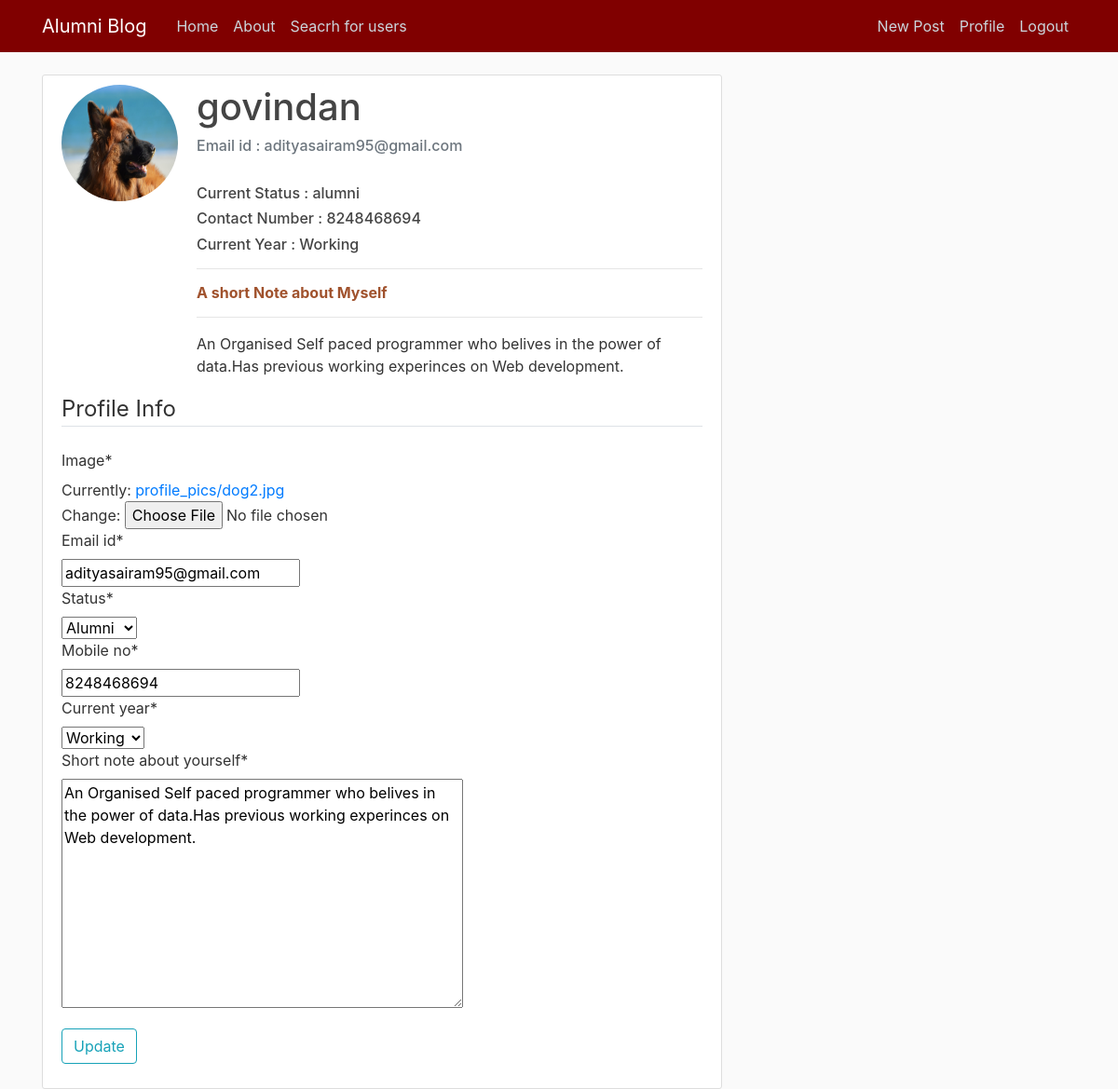
The app's page /profile (signed in) with its own data.
### alumni/models.py (models this page shows, shortened)
class Profile(models.Model):
    user = models.OneToOneField(User, on_delete=models.CASCADE)
    username = models.CharField(max_length=500,null=True)
    image = models.ImageField(default='default.jpg', upload_to='profile_pics')
    email_id = models.EmailField(null=True)
    mobile_no = models.IntegerField(null=True)
    current_year = models.CharField(null=True,choices=YEAR_CHOICES,max_length=500)
    status = models.CharField(default='choice',max_length=300,choices=STATUS_CHOICES)
    short_note_about_yourself = models.TextField(null=True)
    company_or_organisation = models.CharField(max_length=500,null=True)
    def save(self,*args, **kwargs):
        super().save(*args, **kwargs)

### alumni/views.py (the view)
# urls.py: path('profile',alumni_views.profile,name='profile'),
@login_required
def profile(request,*args,**kwargs):
    pro = Profile.objects.get(user=request.user)
    if request.method == 'POST':
        pro.username = str(request.user.username)
        p_form = ProfileUpdateForm(request.POST,
                                   request.FILES,
                                   instance=request.user.profile)
        if p_form.is_valid():
            p_form.save()
            messages.success(request, f'Your account has been updated!')
            return redirect('profile')
        pro.save()
    else:
        pro.username = str(request.user)
        pro.save()
        p_form = ProfileUpdateForm(instance=request.user.profile)
    context = {
        'pro':pro,
        'p_form': p_form
    }
    return render(request, 'alumni/profile.html', context)

### alumni/forms.py
class ProfileUpdateForm(forms.ModelForm):
	class Meta:
		model = Profile
		fields = ['image','email_id','status','mobile_no','current_year','short_note_about_yourself']

### alumni/templates/alumni/profile.html (shortened to what this page needs)
{% extends "alumni/base.html" %}
{% load crispy_forms_tags %}
{% block content %}
    <div class="content-section">
      <div class="media">
        <img class="rounded-circle account-img" src="{{ user.profile.image.url }}">
        <div class="media-body">
          <h2 class="account-heading">{{ user.username }}</h2>
          <h6 class="text-secondary">Email id : {{ pro.email_id }}</h6><br>
              <h6>Current Status : {{ pro.status }}</h6>
             <h6> Contact Number : {{ pro.mobile_no }} </h6>
              <h6>Current Year : {{ pro.current_year}}</h6>
              <hr />
              <h6 style="color:sienna;"><b>A short Note about Myself</b></h6>
              <hr />
              <p>{{ pro.short_note_about_yourself }}</p>
        </div>
      </div>
      <form method="POST" enctype="multipart/form-data">
            <fieldset class="form-group">
                <legend class="border-bottom mb-4">Profile Info</legend>
                {{ p_form|crispy }}
            </fieldset>
            <div class="form-group">
                <button class="btn btn-outline-info" type="submit"> Update</button>
            </div>
        </form>
    </div>
{% endblock content %}

### alumni/static/alumni/main.css (style rules this page uses)
body { background: #fafafa; color: #333333; margin-top: 5rem; }
h1, h2, h3, h4, h5, h6 { color: #444444; }
.content-section { background: #ffffff; padding: 10px 20px; border: 1px solid #dddddd; border-radius: 3px; margin-bottom: 20px; }
.account-img { height: 125px; width: 125px; margin-right: 20px; margin-bottom: 16px; }
.account-heading { font-size: 2.5rem; }

### records on screen
Profile: email_id "adityasairam95@gmail.com", status "alumni", mobile_no "8248468694", current_year "Working", short_note_about_yourself "An Organised Self paced programmer who belives in the power of data.Has previous working experinces on Web development.", status "Alumni"

### other values on screen
{{ user.username }} "govindan"
